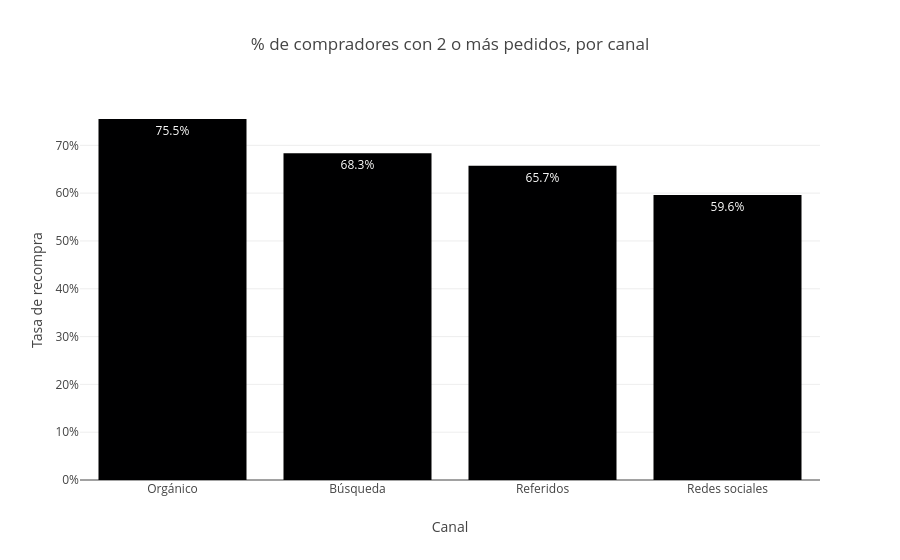

Notebook cell for this chart:
### Code cell
tabla_tasa = por_canal.sort_values("tasa_recompra", ascending=False)

fig_tasa = pe.bar(
    tabla_tasa,
    x="canal_adquisicion",
    y="tasa_recompra",
    text_auto=".1%",
    hover_data=["compradores", "recompradores"],
    labels={"canal_adquisicion": "Canal", "tasa_recompra": "Tasa de recompra",
            "compradores": "Compradores", "recompradores": "Con 2+ pedidos"},
    title="% de compradores con 2 o más pedidos, por canal"
)
fig_tasa.update_layout(yaxis_tickformat=".0%")
fig_tasa.show()

### Figure 1 — Plotly figure (JSON) as saved in the notebook; plotly's stock layout.template omitted (floating-point values rounded to 4 significant figures)
{"data": [{"customdata": [[196, 148], [262, 179], [216, 142], [364, 217]], "hovertemplate": "Canal=%{x}<br>Tasa de recompra=%{y}<br>Compradores=%{customdata[0]}<br>Con 2+ pedidos=%{customdata[1]}<extra></extra>", "legendgroup": "", "marker": {"color": "#000001", "pattern": {"shape": ""}}, "name": "", "orientation": "v", "showlegend": false, "textposition": "auto", "texttemplate": "%{y:.1%}", "type": "bar", "x": ["Orgánico", "Búsqueda", "Referidos", "Redes sociales"], "xaxis": "x", "y": [0.7551, 0.6832, 0.6574, 0.5962], "yaxis": "y"}], "layout": {"barmode": "relative", "legend": {"tracegroupgap": 0}, "title": {"text": "% de compradores con 2 o más pedidos, por canal"}, "xaxis": {"anchor": "y", "domain": [0, 1], "title": {"text": "Canal"}}, "yaxis": {"anchor": "x", "domain": [0, 1], "tickformat": ".0%", "title": {"text": "Tasa de recompra"}}}}
